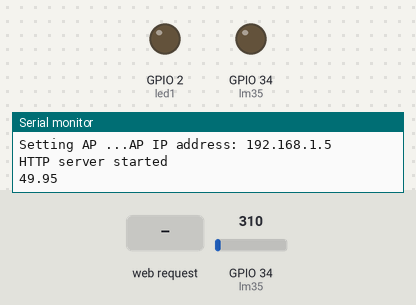
Bench run of a sketch on a simulated ESP32. Shown: output pins drawn as LEDs (lit = HIGH), the last lines printed to the serial monitor. Inputs (shaded band) come from the test bench; at power-on: GPIO 34 (lm35) = 310.

Above: at 1.3 s.
1.4 s: HTTP request GET /led1on received
At 11.3 s:
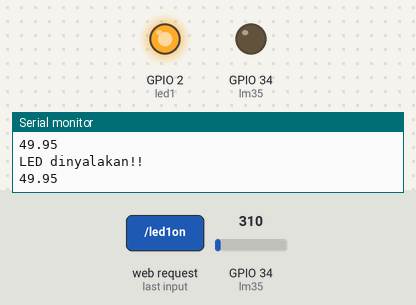
11.6 s: HTTP request GET /led1off received
At 21.3 s:
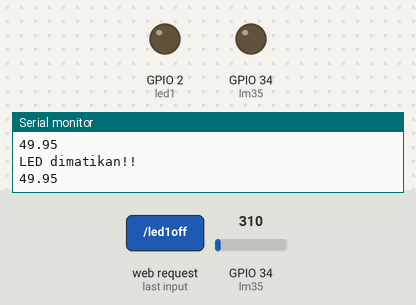
Timing chart, 0 to 22.8 s (numbered marks = the images above; inputs shaded):
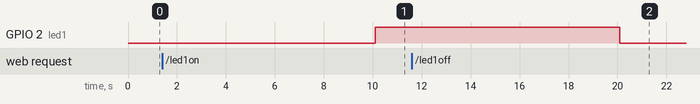

The sketch:

WLAN.ino
```cpp
#include <WiFi.h>
#include <WiFiClient.h>
#include <WebServer.h>
#include <ESPmDNS.h>

const char* ssid = "BayBayESP";
const char* password = "12341234";

 /* Put IP Address details */
IPAddress local_ip(192,168,1,5);
IPAddress gateway(192,168,1,1);
IPAddress subnet(255,255,255,0);
WebServer server(80);

const int led1 = LED_BUILTIN;
bool led1Status = LOW;

float suhu;
const int lm35 = 34;

void handle_OnConnect(){
  server.send(200, "text/html", SendHTML(led1Status));
}
void handle_led1On(){
  led1Status = HIGH;
  server.send(200, "text/html", SendHTML(led1Status));
  Serial.println("LED dinyalakan!!");
}
void handle_led1Off(){
  led1Status = LOW;
  server.send(200, "text/html", SendHTML(led1Status));
  Serial.println("LED dimatikan!!");
}

 void handleNotFound() {
  String message = "File Not Found\n\n";
  message += "URI: ";
  message += server.uri();
  message += "\nMethod: ";
  message += (server.method() == HTTP_GET) ? "GET" : "POST";
  message += "\nArguments: ";
  message += server.args();
  message += "\n";
  for (uint8_t i = 0; i < server.args(); i++) {
    message += " " + server.argName(i) + ": " + server.arg(i) + "\n";   }
  server.send(404, "text/plain", message);
  }

 void setup() {
  Serial.begin(115200);   // wifi mode Soft AP
  pinMode(led1,OUTPUT);
  pinMode(lm35,OUTPUT);
  WiFi.softAP(ssid, password);
  WiFi.softAPConfig(local_ip, gateway, subnet);
  Serial.println("");
  delay(100);
  server.on("/", handle_OnConnect);
  server.on("/led1on", handle_led1On);
  server.on("/led1off", handle_led1Off);
  server.onNotFound(handleNotFound);
  server.begin();

  Serial.print("Setting AP ...");
  IPAddress IP = WiFi.softAPIP();
  Serial.print("AP IP address: ");
  Serial.println(IP);

  Serial.println("HTTP server started");
}

void loop() {
  // put your main code here, to run repeatedly:
  server.handleClient();
  if(led1Status) {
    digitalWrite(led1, 1);}   // LED1 seharusnya menyala
  else{
    digitalWrite(led1, 0);}   // LED0 seharusnya menyala }
  suhu = analogRead(lm35) * 3.3 / 2048 / 0.01;
  Serial.println(suhu);
  delay(10000);

}

String SendHTML(uint8_t led1stat){
  String teks = "<!DOCTYPE html> <html>\n";

  teks += "<h2> Suhu Sekarang : ";
  teks += suhu;
  teks += "</h2><br>";

  if(led1Status) {
    teks += "<h2>Status LED: MENYALA</h2><br>";}
  else{ teks += "<h2>Status LED: MATI</h2><br>";}

  teks += "<a href=\"/led1on\"\"><button>Nyalakan LED </button></a>";
  teks += "<a href=\"/led1off\"\"><button>Matikan LED </button></a>";

  teks += "</html>";

  return teks;
}
```

Measured:
- after the input at 1.4 s, GPIO 2 (led1): LOW → HIGH after 8.7 s
- after the input at 11.6 s, GPIO 2 (led1): HIGH → LOW after 8.5 s
